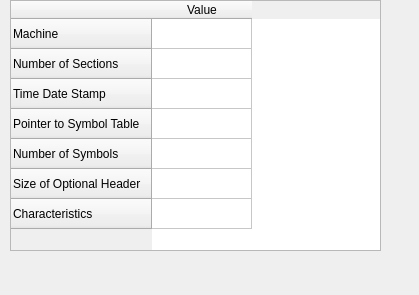
<?xml version="1.0" encoding="UTF-8"?>
<ui version="4.0">
 <class>FHInformation</class>
 <widget class="QDockWidget" name="FHInformation">
  <property name="geometry">
   <rect>
    <x>0</x>
    <y>0</y>
    <width>419</width>
    <height>295</height>
   </rect>
  </property>
  <property name="windowTitle">
   <string>File Header Information</string>
  </property>
  <widget class="QWidget" name="dockWidgetContents">
   <widget class="QTableWidget" name="FHTable">
    <property name="geometry">
     <rect>
      <x>10</x>
      <y>0</y>
      <width>371</width>
      <height>251</height>
     </rect>
    </property>
    <row>
     <property name="text">
      <string>Machine</string>
     </property>
    </row>
    <row>
     <property name="text">
      <string>Number of Sections</string>
     </property>
    </row>
    <row>
     <property name="text">
      <string>Time Date Stamp</string>
     </property>
    </row>
    <row>
     <property name="text">
      <string>Pointer to Symbol Table</string>
     </property>
    </row>
    <row>
     <property name="text">
      <string>Number of Symbols</string>
     </property>
    </row>
    <row>
     <property name="text">
      <string>Size of Optional Header</string>
     </property>
    </row>
    <row>
     <property name="text">
      <string>Characteristics</string>
     </property>
    </row>
    <column>
     <property name="text">
      <string>Value</string>
     </property>
    </column>
   </widget>
  </widget>
 </widget>
 <resources/>
 <connections/>
</ui>
